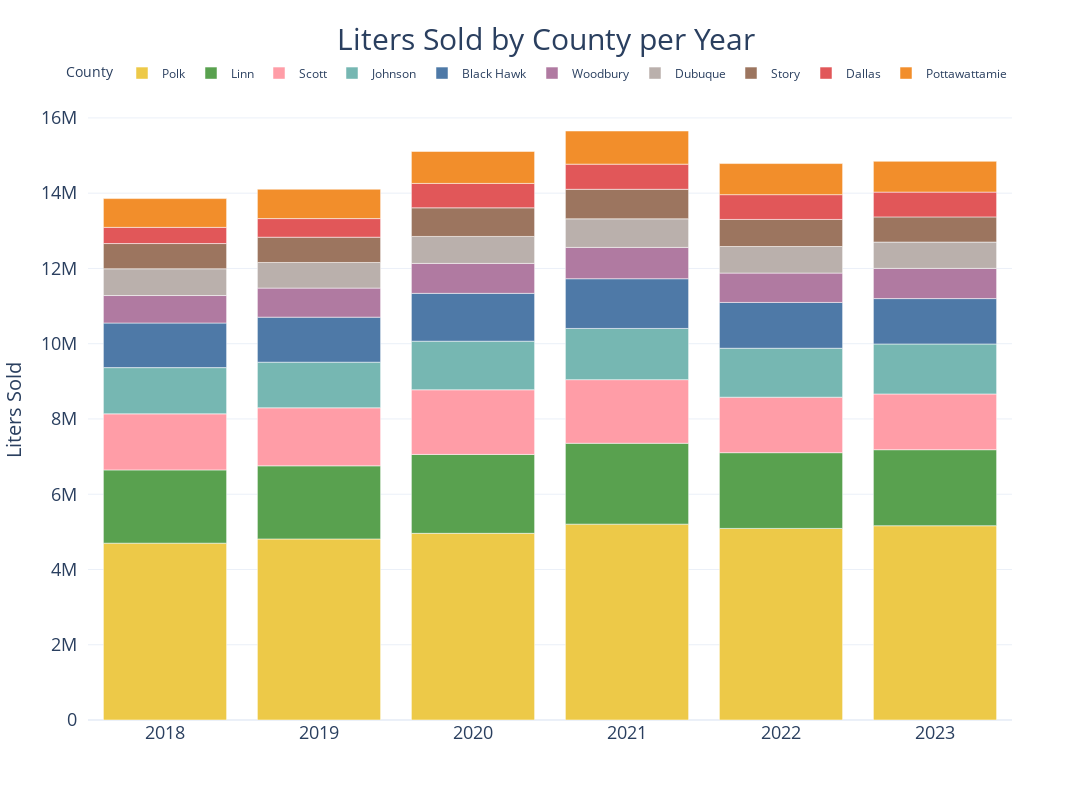

The code cell stored with this chart in its notebook:
### Code cell
# Convert DataFrame to long format
df_long = pivot_table_df.reset_index().melt(id_vars='year', var_name='County', value_name='Liters Sold')

# Create the stacked bar chart
fig = px.bar(
    df_long,
    x='year',  
    y='Liters Sold',
    color='County',  # stack by 'County'
    title='Liters Sold by County per Year',
    labels={'index': 'Year ', 'county': 'County '}, 
    template='plotly_white',
    color_discrete_map = county_colors
)

# Update layout 
fig.update_layout(
    xaxis = dict(
        title = None,
        title_font = dict(size = 20),
        tickfont=dict(size=18),
    ),
    
    yaxis = dict(
        title='Liters Sold',
        title_font = dict(size = 20),
        tickfont=dict(size=18),
        ticksuffix = '  '),

    legend=dict(
        orientation="h",
        yanchor="bottom",
        y=1.02,
        xanchor="right",
        x=1,
    ),
        title=dict(
        text = "Liters Sold by County per Year",
        font = dict(size = 30),
        x = .5,
        xanchor = 'center'),
    width = 1100,
    height = 800
)

fig.show()

### Figure 1 — Plotly figure (JSON) as saved in the notebook; plotly's stock layout.template omitted (floating-point values rounded to 4 significant figures)
{"data": [{"alignmentgroup": "True", "hovertemplate": "County=Polk<br>year=%{x}<br>Liters Sold=%{y}<extra></extra>", "legendgroup": "Polk", "marker": {"color": "#edc948", "pattern": {"shape": ""}}, "name": "Polk", "offsetgroup": "Polk", "orientation": "v", "showlegend": true, "textposition": "auto", "type": "bar", "x": ["2018", "2019", "2020", "2021", "2022", "2023"], "xaxis": "x", "y": [4699000.0, 4811000.0, 4961000.0, 5205000.0, 5091000.0, 5163000.0], "yaxis": "y"}, {"alignmentgroup": "True", "hovertemplate": "County=Linn<br>year=%{x}<br>Liters Sold=%{y}<extra></extra>", "legendgroup": "Linn", "marker": {"color": "#59a14f", "pattern": {"shape": ""}}, "name": "Linn", "offsetgroup": "Linn", "orientation": "v", "showlegend": true, "textposition": "auto", "type": "bar", "x": ["2018", "2019", "2020", "2021", "2022", "2023"], "xaxis": "x", "y": [1946000.0, 1943000.0, 2096000.0, 2149000.0, 2012000.0, 2020000.0], "yaxis": "y"}, {"alignmentgroup": "True", "hovertemplate": "County=Scott<br>year=%{x}<br>Liters Sold=%{y}<extra></extra>", "legendgroup": "Scott", "marker": {"color": "#ff9da7", "pattern": {"shape": ""}}, "name": "Scott", "offsetgroup": "Scott", "orientation": "v", "showlegend": true, "textposition": "auto", "type": "bar", "x": ["2018", "2019", "2020", "2021", "2022", "2023"], "xaxis": "x", "y": [1490000.0, 1542000.0, 1718000.0, 1691000.0, 1474000.0, 1481000.0], "yaxis": "y"}, {"alignmentgroup": "True", "hovertemplate": "County=Johnson<br>year=%{x}<br>Liters Sold=%{y}<extra></extra>", "legendgroup": "Johnson", "marker": {"color": "#76b7b2", "pattern": {"shape": ""}}, "name": "Johnson", "offsetgroup": "Johnson", "orientation": "v", "showlegend": true, "textposition": "auto", "type": "bar", "x": ["2018", "2019", "2020", "2021", "2022", "2023"], "xaxis": "x", "y": [1229000.0, 1212000.0, 1291000.0, 1361000.0, 1301000.0, 1328000.0], "yaxis": "y"}, {"alignmentgroup": "True", "hovertemplate": "County=Black Hawk<br>year=%{x}<br>Liters Sold=%{y}<extra></extra>", "legendgroup": "Black Hawk", "marker": {"color": "#4e79a7", "pattern": {"shape": ""}}, "name": "Black Hawk", "offsetgroup": "Black Hawk", "orientation": "v", "showlegend": true, "textposition": "auto", "type": "bar", "x": ["2018", "2019", "2020", "2021", "2022", "2023"], "xaxis": "x", "y": [1185000.0, 1196000.0, 1272000.0, 1321000.0, 1217000.0, 1206000.0], "yaxis": "y"}, {"alignmentgroup": "True", "hovertemplate": "County=Woodbury<br>year=%{x}<br>Liters Sold=%{y}<extra></extra>", "legendgroup": "Woodbury", "marker": {"color": "#b07aa1", "pattern": {"shape": ""}}, "name": "Woodbury", "offsetgroup": "Woodbury", "orientation": "v", "showlegend": true, "textposition": "auto", "type": "bar", "x": ["2018", "2019", "2020", "2021", "2022", "2023"], "xaxis": "x", "y": [731000.0, 772700.0, 795800.0, 832600.0, 779900.0, 802500.0], "yaxis": "y"}, {"alignmentgroup": "True", "hovertemplate": "County=Dubuque<br>year=%{x}<br>Liters Sold=%{y}<extra></extra>", "legendgroup": "Dubuque", "marker": {"color": "#bab0ac", "pattern": {"shape": ""}}, "name": "Dubuque", "offsetgroup": "Dubuque", "orientation": "v", "showlegend": true, "textposition": "auto", "type": "bar", "x": ["2018", "2019", "2020", "2021", "2022", "2023"], "xaxis": "x", "y": [710400.0, 681100.0, 716500.0, 759200.0, 706100.0, 699600.0], "yaxis": "y"}, {"alignmentgroup": "True", "hovertemplate": "County=Story<br>year=%{x}<br>Liters Sold=%{y}<extra></extra>", "legendgroup": "Story", "marker": {"color": "#9c755f", "pattern": {"shape": ""}}, "name": "Story", "offsetgroup": "Story", "orientation": "v", "showlegend": true, "textposition": "auto", "type": "bar", "x": ["2018", "2019", "2020", "2021", "2022", "2023"], "xaxis": "x", "y": [670700.0, 671800.0, 761100.0, 784300.0, 719500.0, 668400.0], "yaxis": "y"}, {"alignmentgroup": "True", "hovertemplate": "County=Dallas<br>year=%{x}<br>Liters Sold=%{y}<extra></extra>", "legendgroup": "Dallas", "marker": {"color": "#e15759", "pattern": {"shape": ""}}, "name": "Dallas", "offsetgroup": "Dallas", "orientation": "v", "showlegend": true, "textposition": "auto", "type": "bar", "x": ["2018", "2019", "2020", "2021", "2022", "2023"], "xaxis": "x", "y": [430200.0, 494200.0, 648200.0, 668600.0, 658800.0, 658800.0], "yaxis": "y"}, {"alignmentgroup": "True", "hovertemplate": "County=Pottawattamie<br>year=%{x}<br>Liters Sold=%{y}<extra></extra>", "legendgroup": "Pottawattamie", "marker": {"color": "#f28e2b", "pattern": {"shape": ""}}, "name": "Pottawattamie", "offsetgroup": "Pottawattamie", "orientation": "v", "showlegend": true, "textposition": "auto", "type": "bar", "x": ["2018", "2019", "2020", "2021", "2022", "2023"], "xaxis": "x", "y": [764400.0, 780400.0, 849100.0, 881000.0, 826100.0, 818500.0], "yaxis": "y"}], "layout": {"barmode": "relative", "height": 800, "legend": {"orientation": "h", "title": {"text": "County"}, "tracegroupgap": 0, "x": 1, "xanchor": "right", "y": 1.02, "yanchor": "bottom"}, "title": {"font": {"size": 30}, "text": "Liters Sold by County per Year", "x": 0.5, "xanchor": "center"}, "width": 1100, "xaxis": {"anchor": "y", "autorange": true, "domain": [0, 1], "range": [-0.5, 5.5], "tickfont": {"size": 18}, "title": {"font": {"size": 20}}, "type": "category"}, "yaxis": {"anchor": "x", "autorange": true, "domain": [0, 1], "range": [0, 16480000.0], "tickfont": {"size": 18}, "ticksuffix": "  ", "title": {"font": {"size": 20}, "text": "Liters Sold"}, "type": "linear"}}}
